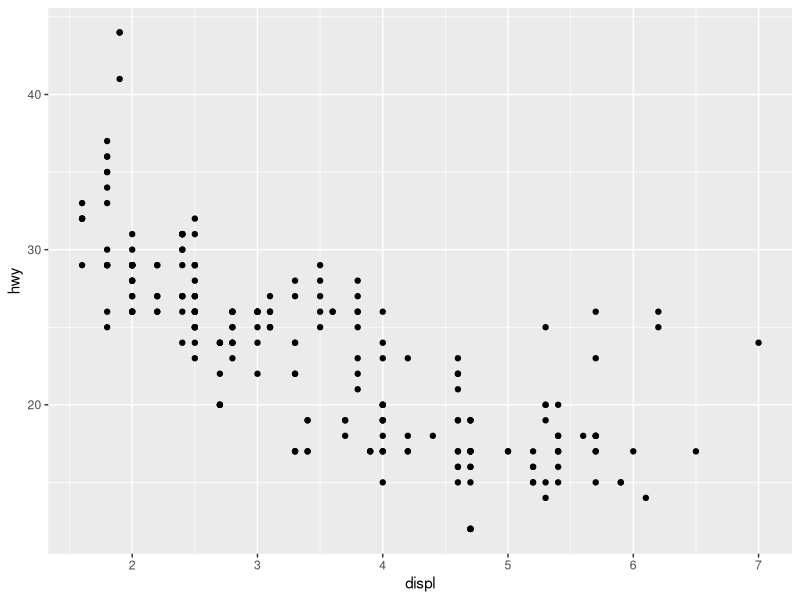
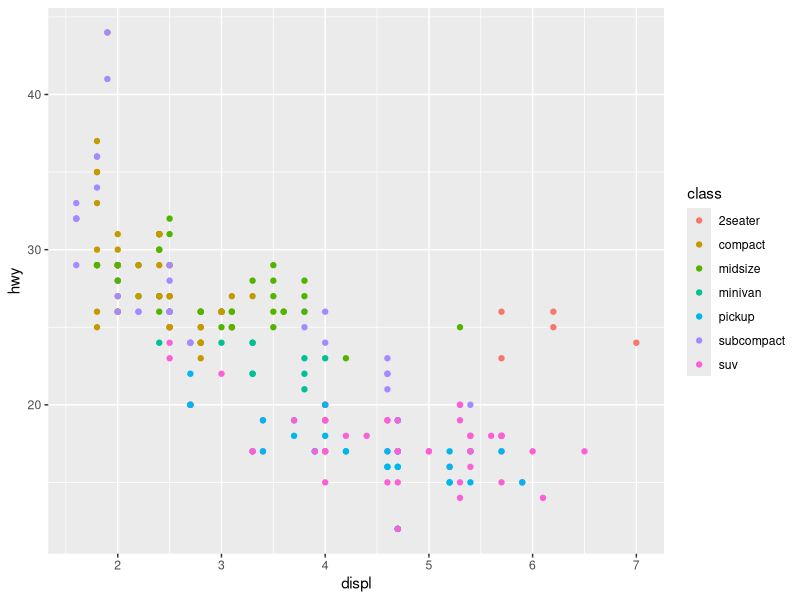
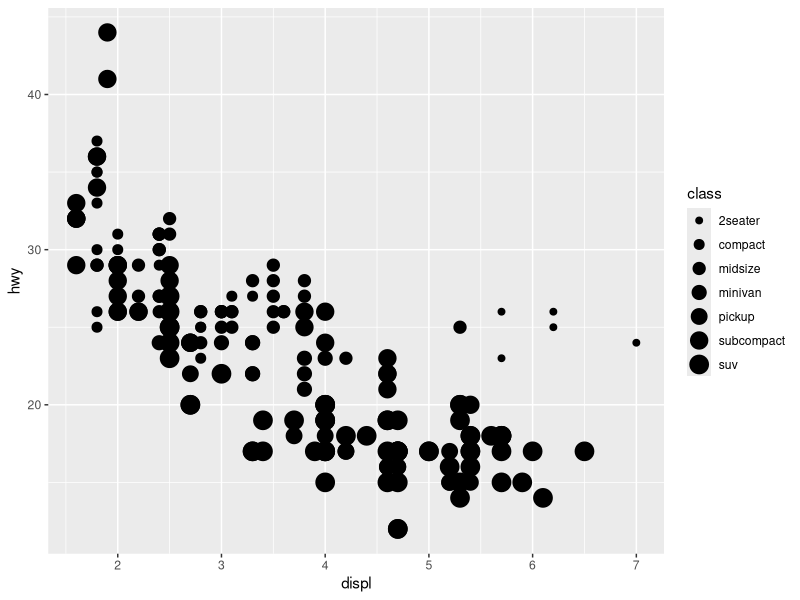

Write the R code that produced these figures, in order.
## ---- chunk 1
knitr::opts_chunk$set(echo = TRUE)
## ---- chunk 2
library(tidyverse)
## ---- chunk 3
mpg
## ---- chunk 4
ggplot(data = mpg) + 
  geom_point(mapping = aes(x = displ, y = hwy))
## ---- chunk 5
ggplot(data = mpg) + 
  geom_point(mapping = aes(x = displ, y = hwy, color = class))
## ---- chunk 6
ggplot(data = mpg) + 
      geom_point(mapping = aes(x = displ, y = hwy, size = class))
